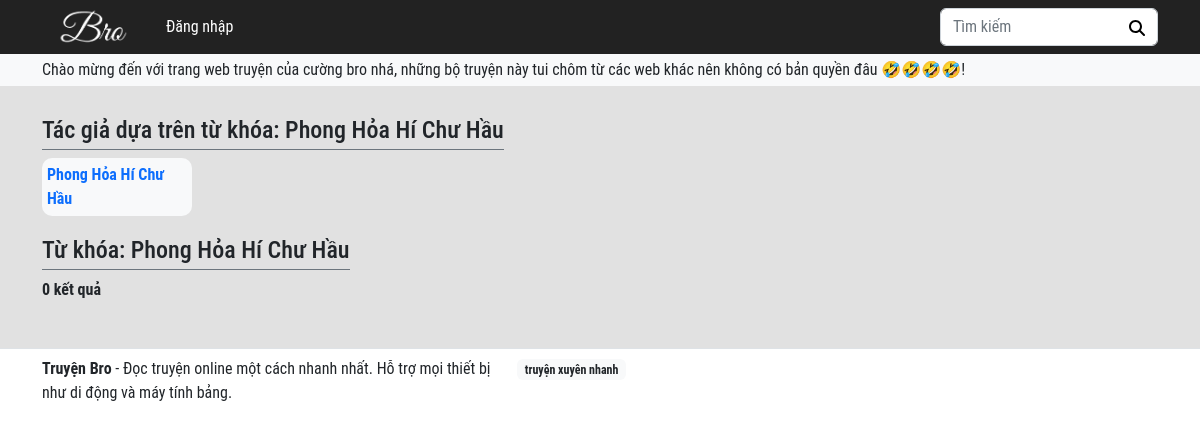
Screenshot of /html/search.php?key=Phong Hỏa Hí Chư Hầu with the database file from the repository.
### tables this page shows
CREATE TABLE `data_thong_bao` (
  `id` int(11) NOT NULL,
  `noi_dung_tb` text NOT NULL
);

CREATE TABLE `data_tac_gia` (
  `id` int(11) NOT NULL,
  `ten_tac_gia` text NOT NULL
);

### html/search.php (the view, shortened to what this page needs)
<!DOCTYPE html>
<html lang="en">
<head>
    <link href="../css/bootstrap.min.css" rel="stylesheet">
    <link rel="stylesheet" href="../css/app.css">
</head>
<body>
<header class="header d-none d-lg-block">
        <nav class="navbar navbar-expand-lg navbar-dark header__navbar p-md-0">
            <div class="container">
            <a class="navbar-brand" href="home.php">
                    <img src="../images/logo/logo.png" alt="" srcset="" class="img-fluid"
                        style="width: 100px;">
                </a>
                <div class="collapse navbar-collapse" id="navbarSupportedContent">
                <ul class="navbar-nav me-auto mb-2 mb-lg-0">
                <?php
                            if (!isset($_SESSION['id'])) {
                                echo '<li class="nav-item dropdown">';
                                echo '<a href = "login.php" class="nav-link"  role="button" aria-expanded="false">';
                                echo 'Đăng nhập';
                                echo '</a></li>';
                            }
                        ?>
                    </ul>
                    <div class="form-check form-switch me-3 d-flex align-items-center">
                    </div>
                    <form class="d-flex header__form-search" action="search.php" method="GET">
                        <input class="form-control search-story" type="text" placeholder="Tìm kiếm" name="key"
                            value="">
                        <button class="btn" type="submit">
                        </button>
                    </form>
                </div>
            </div>
        </nav>
    </header>
    <div class="bg-light header-bottom">
        <div class="container py-1">
            <p class="mb-0">
                <?php
                    include '../php/db_connection.php';
                    $sql = "SELECT * FROM data_thong_bao";
                    $result = $conn->query($sql);
                    if($result -> num_rows > 0){
                        while($row = $result -> fetch_assoc()){
                            echo nl2br($row['noi_dung_tb']);
                        }
                    }else{
                        echo "Hiện không có thông báo nào!";
                    }
                ?>
            </p>
        </div>
    </div>
    <main>
        <div class="container">
            <div class="row align-items-start">
                <div class="col-12 col-md-8 col-lg-9 mb-3">
                    <?php
                        if (isset($_GET['key'])) {
                            $key = "%" . $_GET['key'] . "%";
                        }
                        if(strlen($key) > 5){
                            echo '<div class="head-title-global d-flex justify-content-between mb-2" >';
                            echo '<div class="col-12 col-md-12 col-lg-12 head-title-global__left d-flex">';
                            echo '<h2 class="me-2 mb-0 border-bottom border-secondary pb-1">';
                            echo '<span href="#" class="d-block text-decoration-none text-dark fs-4 category-name" title="">Tác giả dựa trên từ khóa: '.$_GET['key'].'</span>';
                            echo '</h2>';
                            echo '</div>';
                            echo '</div>';
                        }
                    ?>
                        <?php
                            include '../php/db_connection.php';
                            if (isset($_GET['key'])) {
                                $key = "%" . $_GET['key'] . "%";
                            }
                            if(strlen($key) > 5){
                                $stmt = $conn->prepare("SELECT * FROM data_tac_gia WHERE ten_tac_gia LIKE ?");
                                $stmt->bind_param("s", $key);
                                $stmt->execute();
                                $result = $stmt->get_result();
                                if ($result->num_rows > 0) {
                                    while($row = $result->fetch_assoc()) {
                                        echo '<div class="list-story-in-category section-stories-hot__list" style="margin-bottom: 20px">';
                                        echo '<div class="story-item">';
                                        echo    '<a href="thong_tin_truyen.php?id=' . $row["id"] . '" class="d-block text-decoration-none" style= "border-radius: 10px; background-color: #f8f9fa; display: flex; align-items: center; justify-content: center; width: 150px; padding-left: 5px; padding-right: 5px; padding-top: 5px; padding-bottom: 5px;">';
                                        echo        '<strong style=" font-size: 16px; witdh: 100%;">';
                                        echo            $row["ten_tac_gia"];
                                        echo        '</strong>';
                                        echo    '</a>';
                                        echo '</div>';
                                        echo '</div>';
                                    }
                                } else {
                                    echo "<strong>0 kết quả</strong>";
                                }
                            }
                            ?>
                    <div class="head-title-global d-flex justify-content-between mb-2">
                        <div class="col-12 col-md-12 col-lg-12 head-title-global__left d-flex">
                            <h2 class="me-2 mb-0 border-bottom border-secondary pb-1">
                                <span href="#" class="d-block text-decoration-none text-dark fs-4 category-name"
                                    title="">Từ khóa: <?php echo $_GET['key']?></span>
                            </h2>
                        </div>
                    </div>
                    <div class="list-story-in-category section-stories-hot__list">
                        <?php
                            include '../php/db_connection.php';
                            if (isset($_GET['key'])) {
                                $key = "%" . $_GET['key'] . "%";
                            }
                            $stmt = $conn->prepare("SELECT * FROM data_truyen WHERE ten_truyen LIKE ?");
                            $stmt->bind_param("s", $key);
                            $stmt->execute();
                            $result = $stmt->get_result();
                            if ($result->num_rows > 0) {
                                while($row = $result->fetch_assoc()) {
                                    echo '<div class="story-item">';
                                    echo '<a href="thong_tin_truyen.php?id=' . $row["id"] . '" class="d-block text-decoration-none">';
                                    echo '<div class="story-item__image">';
                                    echo '<img src="'.$row["image_truyen"].'" class="img-fluid" width="150" height="230" loading="lazy" style = "border-radius: 10px;">';
                                    echo '</div>';
                                    echo '<h3 class="story-item__name text-one-row story-name" style = "border-radius: 10px;">';
                                    echo $row["ten_truyen"];
                                    echo '</h3>';
                                    echo '<div class="list-badge">';
                                    if($row["trang_thai"] == 0) {
                                        echo '<span class="story-item__badge badge text-bg-success">Full</span>';
                                    }
                                    if($row["truyen_hot"] == 0) {
                                        echo '<span class="story-item__badge story-item__badge-hot badge text-bg-danger">Hot</span>';
                                    }
                                    echo '</div>';
                                    echo '</a>';
                                    echo '</div>';
                                }
                            } else {
                                echo "<strong>0 kết quả</strong>";
                            }
                            ?>
                    </div>
                </div>
            </div>
        </div>
    </main>
    <div id="footer" class="footer border-top pt-2">
        <div class="container">
            <div class="row">
                <div class="col-12 col-md-5">
                    <strong>Truyện Bro</strong> - <a title="Đọc truyện online" class="text-dark text-decoration-none"
                        href="#">Đọc truyện</a> online một cách nhanh nhất. Hỗ trợ mọi thiết bị như
                    di
                    động và máy tính bảng.
                </div>
                <ul class="col-12 col-md-7 list-unstyled d-flex flex-wrap list-tag">
                    <li>
                        <span class="badge text-bg-light"><a class="text-dark text-decoration-none"
                                href="#" title="truyện xuyên nhanh">truyện
                                xuyên
                                nhanh</a></span>
                    </li>
                </ul>
            </div>
        </div>
    </div>
</body>
</html>

### css/app.css (style rules this page uses)
:root { --color-primary:#222;--color-primary-hover:#2f566d }
html { scroll-behavior:smooth }
body { font-family:Roboto Condensed,sans-serif }
main { background:#e1e1e1;padding:30px 0 }
:root { --item-width:210px;--item-height:390px;--item-padding:20px;--item-skeleton:linear-gradient(#fff var(--item-height),transparent 0);--picture-height:175px;--picture-width:120px;--picture-position:center var(--item-padding);--picture-skeleton:linear-gradient(#eee var(--picture-height),transparent 0);--title-height:15px;--title-width:85%;--title-position:center calc(var(--picture-height) + var(--title-height) + 15px);--title-skeleton:linear-gradient(#eee var(--title-height),transparent 0);--author-height:15px;--author-width:70%;--author-position:center calc(var(--picture-height) + var(--title-height) + var(--author-height) + 30px);--author-skeleton:linear-gradient(#eee var(--title-height),transparent 0);--rating-height:15px;--rating-width:50%;--rating-position:center calc(var(--picture-height) + var(--title-height) + var(--author-height) + var(--rating-height) + 45px);--rating-skeleton:linear-gradient(#eee var(--title-height),transparent 0);--type-height:15px;--type-width:30%;--type-position:center calc(var(--picture-height) + var(--title-height) + var(--author-height) + var(--rating-height) + var(--type-height) + 60px);--type-skeleton:linear-gradient(#eee var(--title-height),transparent 0);--price-height:15px;--price-width:40%;--price-position:center calc(var(--picture-height) + var(--title-height) + var(--author-height) + var(--rating-height) + var(--type-height) + var(--price-height) + 75px);--price-skeleton:linear-gradient(#eee var(--title-height),transparent 0);--blur-width:150px;--blur-size:var(--blur-width) var(--item-height) }
.header__navbar { background-color:var(--color-primary) }
.header__navbar .nav-item { margin-right:16px }
.header__navbar .nav-link { color:#fff }
@media (min-width:768px) { .header__navbar .nav-link { padding:15px 0 } }
.header__form-search { position:relative }
.header__form-search button[type=submit] { position:absolute;right:0 }
.header-bottom { box-shadow:0 0 6px rgba(0,0,0,.3) }
.section-stories-hot__list { -moz-column-gap:15px;column-gap:15px;display:grid;row-gap:15px }
@media (min-width:576px) { .section-stories-hot__list { grid-template-columns:repeat(4,1fr) } }
@media (min-width:768px) { .section-stories-hot__list { grid-template-columns:repeat(4,1fr) } }
@media (min-width:992px) { .section-stories-hot__list { grid-template-columns:repeat(6,1fr) } }
@media (min-width:1200px) { .section-stories-hot__list { grid-template-columns:repeat(8,1fr) } }
.story-item { max-width:150px }
.story-item a { height:100%;position:relative }

### rows the page displays
data_thong_bao: noi_dung_tb "Chào mừng đến với trang web truyện của cường bro nhá, những bộ truyện này tui chôm từ các web khác nên không có bản quyền đâu 🤣🤣🤣🤣!"
data_tac_gia: ten_tac_gia "Phong Hỏa Hí Chư Hầu"

### other values shown
$_GET['key'] "Phong Hỏa Hí Chư Hầu"
